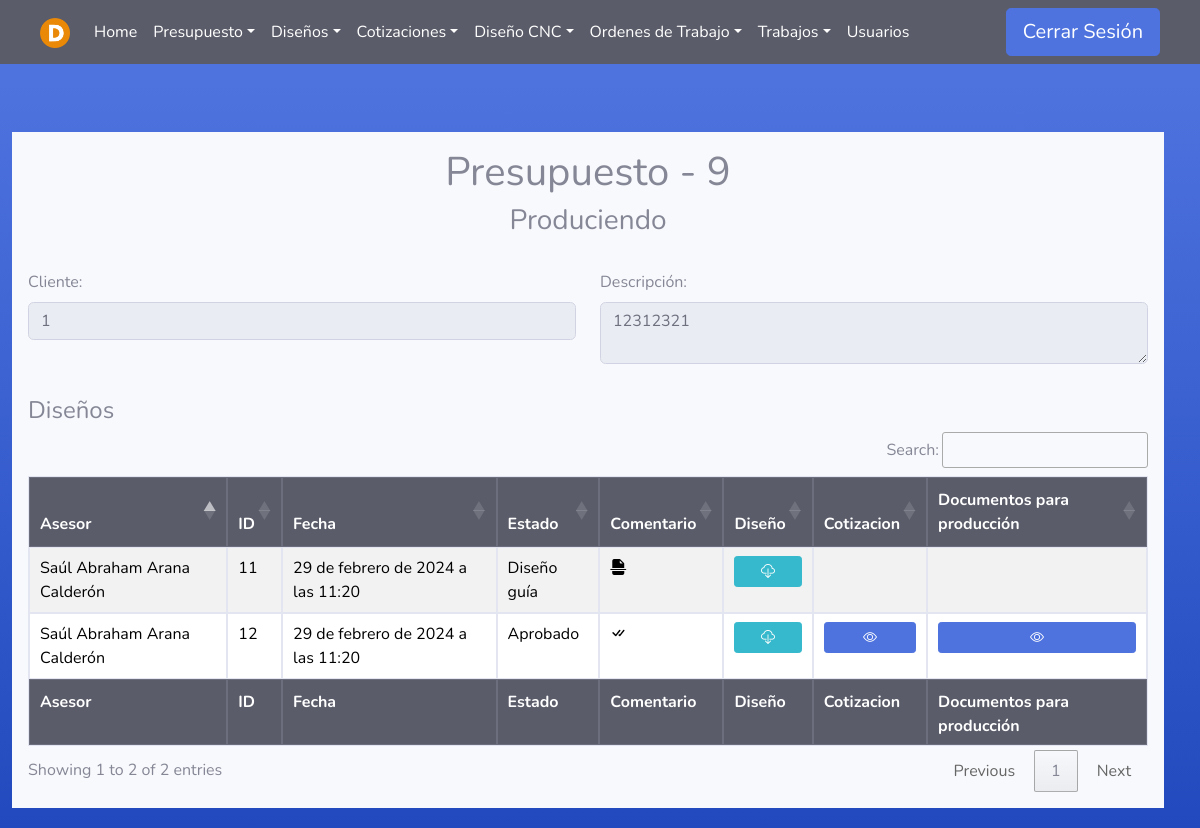
The page /Presupuesto/Informacion/9/ (signed in) on the database its author committed.
### Asesores/models.py (models this page shows)
class Presupuesto(models.Model):
    asesor = models.ForeignKey(User, on_delete=models.PROTECT, null=False, blank=False)
    fecha_inicio = models.DateTimeField(null=False, auto_now_add=True, blank=False)
    cliente = models.CharField(max_length=100, null=False, blank=False)
    descripcion = models.TextField(null=False, blank=False)
    estado=models.TextField(null=True, blank=True)
    fecha_fin = models.DateTimeField(null=True, blank=True)

class Diseno(models.Model):
    usuario = models.ForeignKey(User, on_delete=models.PROTECT, null=False, blank=False)
    presupuesto = models.ForeignKey(Presupuesto, on_delete=models.PROTECT, null=False, blank=False)
    fecha = models.DateTimeField(auto_now_add=True)
    estado=models.TextField(null=True, blank=True, default='Diseñando')
    comentario=models.TextField(null=True, blank=True)
    archivo = models.FileField( upload_to='media/disenosPresupuestos/',null=False, blank=False)

### Cotizadores/models.py (models this page shows)
class Cotizacion(models.Model):
    cotizador = models.ForeignKey(User, on_delete=models.PROTECT, null=False, blank=False)
    diseno = models.ForeignKey(Diseno, on_delete=models.PROTECT, null=True, blank=False)
    fecha = models.DateTimeField(auto_now_add=True)
    estado=models.TextField(null=True, blank=True, default='Esperando aprobación')
    comentario=models.TextField(null=True, blank=True)
    archivo = models.FileField(upload_to='media/cotizaciones/', null=False, blank=False)

### Asesores/views.py (the view)
# urls.py: path('Informacion/<pre_id>/', asesor_views.disenos_presupuesto , name='verInformacion'),
@login_required(login_url='index')
def disenos_presupuesto(request, pre_id):
    user = request.user
    if (user.groups.filter(name='Asesor').exists() or user.groups.filter(name='Administrador').exists() or user.is_superuser or user.groups.filter(name='Designer').exists()):
        presupuesto = get_object_or_404(Presupuesto, pk=pre_id)
        pres = Diseno.objects.filter(presupuesto_id=presupuesto)
        cotizaciones = Cotizacion.objects.filter(diseno__presupuesto=presupuesto)
        contratos = Orden_trabajo.objects.filter(presupuesto_id=presupuesto)
        return render(request,'Asesor/listado_disenos_presupuesto.html', {'presupuesto':presupuesto, 'pres': pres, 'cotizaciones': cotizaciones, 'contratos':contratos})
    else:
        error = "No tienes permiso para acceder a esta página."
        return render(request, '404.html', {'error': error})

### Templates/Asesor/listado_disenos_presupuesto.html (shortened to what this page needs)
{% extends 'tables.html' %}
{% block botones%}
<div class="text-center">
    <h1>Presupuesto - {{presupuesto.id}}</h1>
    <h3>{{presupuesto.estado}}</h3>
</div>
<br>
<div class="row">
    <div class="col-md-6">
        <label for="presupuesto_desc">Cliente:</label>
        <input type="text" class="form-control form-control-user" readonly name="presupuesto_desc" value="{{ presupuesto.cliente }}">
    </div>
    <div class="col-md-6">
        <label for="presupuesto_desc">Descripción:</label>
        <textarea class="form-control form-control-user" readonly name="presupuesto_desc" linenumbers="4">{{ presupuesto.descripcion }}</textarea>
    </div>
</div>
<div style="justify-content: space-between;" class="mt-3">
    <h4>Diseños</h4>
</div>
{% endblock %}
{% load static %}
{% block head %}
{% if user.is_superuser or user.groups.all.0.name == "Administrador" %}
<th>Asesor</th>
{% endif %}
<th>ID</th>
<th>Fecha</th>
<th>Estado</th>
<th>Comentario</th>
<th>Diseño</th>
<th>Cotizacion</th>
<th>Documentos para producción</th>
{% endblock %}
{% block tbody %}
{% for diseno in pres %}
<tr>
    {% if user.is_superuser or user.groups.all.0.name == "Administrador" %}
    {% if diseno.usuario.first_name and diseno.usuario.last_name %}
        <td>{{ diseno.usuario.first_name }} {{ diseno.usuario.last_name }}</td>
    {% else %}
        <td>{{ diseno.usuario.username }}</td>
    {% endif %}
    {% endif %}
    <td>{{ diseno.id }}</td>
    <td>{{ diseno.fecha }}</td>
    <td>
        {{ diseno.estado }}
    </td>
    <td>
        {% if diseno.estado == 'Rechazado' %}
            {{diseno.comentario}}
        {% elif diseno.estado == 'Aprobado' %}
            <i class="bi bi-check-all"></i>
        {% elif diseno.estado == 'Diseño guía' %}
            <i class="bi bi-file-earmark-break-fill"></i>
        {% else %}
            <i class="bi bi-hourglass-split"></i>
        {% endif %}
    </td>
    <td>
        <div>
            <div class="text-center">
                <a class="btn btn-info btn-sm btn-block" href="{% url 'descargar_archivo' id=diseno.id %}" download>
                    <i class="bi bi-cloud-download"></i>
                </a>
            </div>
        </div>
    </td>
    <td>
        {% if diseno.estado != 'Rechazado' and diseno.estado != 'Diseño guía' %}
            <a class="btn btn-primary btn-sm btn-block" href="/Presupuesto/Informacion/Diseno/{{diseno.id}}/">
                <i class="bi bi-eye"></i>
            </a>
        {% endif %}
    </td>
    <td>
        {% for cotizacion in diseno.cotizacion_set.all  %}
            {% if not cotizacion.comentario and cotizacion.estado == "Aprobado" and cotizacion.diseno.presupuesto.estado != 'Pendiente de contrato' %}
                <a class="btn btn-primary btn-sm btn-block" href="/Presupuesto/Informacion/Documentos-Produccion/{{presupuesto.id}}/">
                    <i class="bi bi-eye"></i>
                </a>
            {% endif %}
        {% endfor %}
        </div>
{% endfor %}
{% endblock %}
{% block footer %}
{% if user.is_superuser or user.groups.all.0.name == "Administrador" %}
<th>Asesor</th>
{% endif %}
<th>ID</th>
<th>Fecha</th>
<th>Estado</th>
<th>Comentario</th>
<th>Diseño</th>
<th>Cotizacion</th>
<th>Documentos para producción</th>
{% endblock %}

### static/css/navbars.css (style rules this page uses)
body { padding-bottom: 20px; }

### rows shown on the page
Presupuesto: id "9", estado "Produciendo", presupuesto_desc "1", presupuesto_desc "12312321"
Diseno: usuario.first_name "Saúl Abraham", usuario.last_name "Arana Calderón", id "11", fecha "29 de febrero de 2024 a las 11:20", estado "Diseño guía"
Diseno: usuario.first_name "Saúl Abraham", usuario.last_name "Arana Calderón", id "12", fecha "29 de febrero de 2024 a las 11:20", estado "Aprobado"
